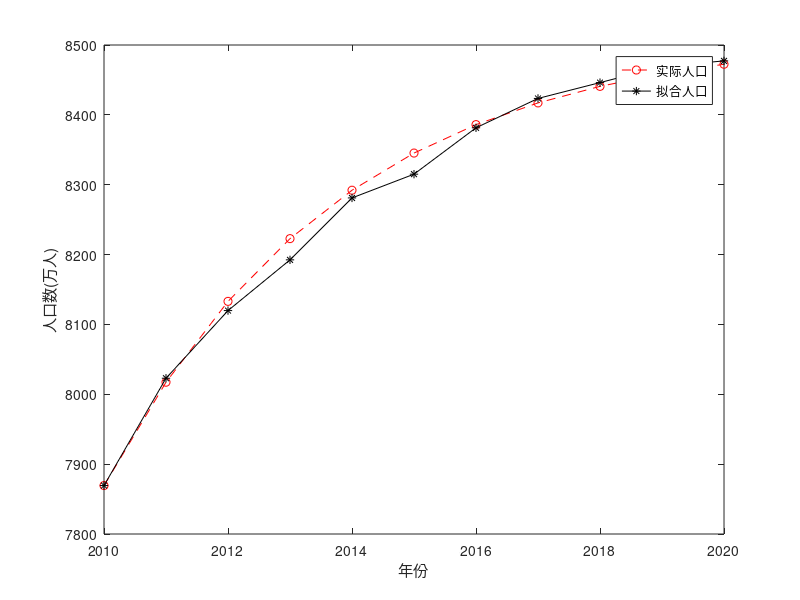
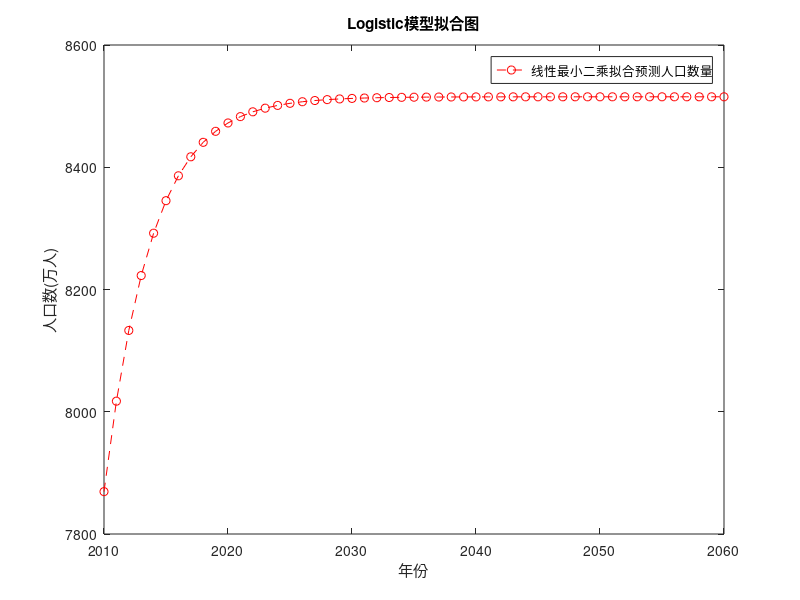

MATLAB code to generate these figures, in order: (Note: this script raises an error after producing the figures.)

%参考链接：https://blog.csdn.net/weixin_46308081/article/details/115640828
%% Logistic模型预测
% 利用线性最小二乘进行参数拟合
%存在问题：预测的Xm较小，预测时间长后模型预测不准，时间长后基本维持不变
clc
clear
close all
x=[7869.34	8022.99	8119.81	8192.44	8281.09	8315.11	8381.47	8423.50	8446.19	8469.09	8477.26];%人口
n=length(x);
t=0:1:n-1;
rk=zeros(1,n);
rk(1)=(-3*x(1)+4*x(2)-x(3))/2;
rk(n)=(x(n-2)-4*x(n-1)+3*x(n))/2;
for i=2:n-1
    rk(i)=(x(i+1)-x(i-1))/2;
end
rk=rk./x;
p=polyfit(x,rk,1);
b=p(2);
a=p(1);
r0=b;
xm=-r0/a;
%输出
pnum=zeros(n,1);
for i=0:1:n-1
    pnum(i+1)=xm/(1+(xm/x(1)-1)*exp(-r0*i));
end
year1=2010:2020;
plot(year1,pnum,'r--o',year1,x,'k-*')
xlabel('年份')
ylabel('人口数(万人)')
legend('实际人口','拟合人口')

figure(2)
fnum=zeros(n+39,1);
for i=0:1:n+39
    fnum(i+1)=xm/(1+(xm/x(1)-1)*exp(-r0*i));
end
year2=2010:2060;
plot(year2,fnum,'r--o')
title('Logistic模型拟合图');
xlabel('年份');
ylabel('人口数(万人)');
legend('线性最小二乘拟合预测人口数量');

%% 非线性最小二乘预测
%代码如下
clc
clear
close all
t = [2010 2011 2012 2013 2014 2015 2016 2017 2018 2019 2020];
p = [7869.34 8022.99 8119.81 8192.44 8281.09 8315.11 8381.47 8423.50 8446.19 8469.09 8477.26];
t = t-2010; %整体减去1780
para = [10000,0.02]; %待定参数x的初值（自己根据实际情况给出初值，之后再不断调整；其中第一个参数为最大人口数，第二个参数为人口增长率）
fitPara = lsqcurvefit('Logitic_Pop',para,t,p); %使用函数求得最终的（xm，r）
p1 = Logitic_Pop(fitPara,t);
figure(1)
plot(t+2010,p,'o',t+2010,p1,'-r*')
title('Logistic模型拟合图')
xlabel('年份');
ylabel('人口数(万人)');
legend('实际人口','拟合人口')

figure(2)
p2=zeros(51,1);
for i=0:1:50
    p2(i+1)=fitPara(1)/(1+(fitPara(1)/p(1)-1)*exp(-fitPara(2)*i));
end
t2=2010:2060;
t2=t2-2010;
p2=Logitic_Pop(fitPara,t2);
plot(t2+2010,p2,'-r*');
title('Logistic模型拟合图');
xlabel('年份');
ylabel('人口数(万人)');
legend('非线性最小二乘拟合预测人口数量');

%%



